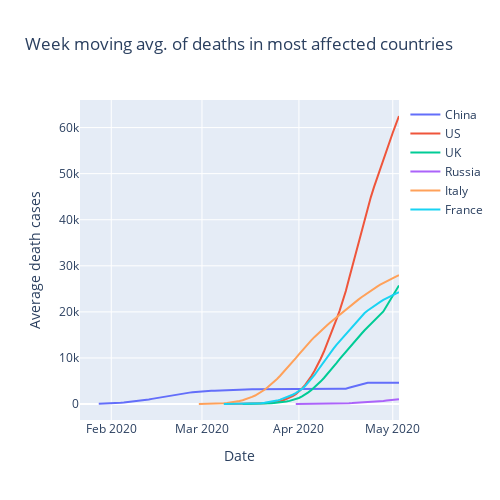

This figure's notebook cell:
### Code cell
fig = go.Figure()

fig.add_trace(go.Line(x = china_data.index, y = china_data['Moving average of deaths'], name = 'China' ))
fig.add_trace(go.Line(x = first_data.index, y = first_data['Moving average of deaths'], name = most_affected.index[0]))
fig.add_trace(go.Line(x = secound_data.index, y = secound_data['Moving average of deaths'], name = most_affected.index[1]))
fig.add_trace(go.Line(x = third_data.index, y = third_data['Moving average of deaths'], name = most_affected.index[2]))
fig.add_trace(go.Line(x = fourth_data.index, y = fourth_data['Moving average of deaths'], name = most_affected.index[3]))
fig.add_trace(go.Line(x = fifth_data.index, y = fifth_data['Moving average of deaths'], name = most_affected.index[4]))

fig.update_layout(height = 500, width = 500, title_text='Week moving avg. of deaths in most affected countries', 
                  xaxis_title = 'Date',
                  yaxis_title = 'Average death cases'
                 )
fig.show()
